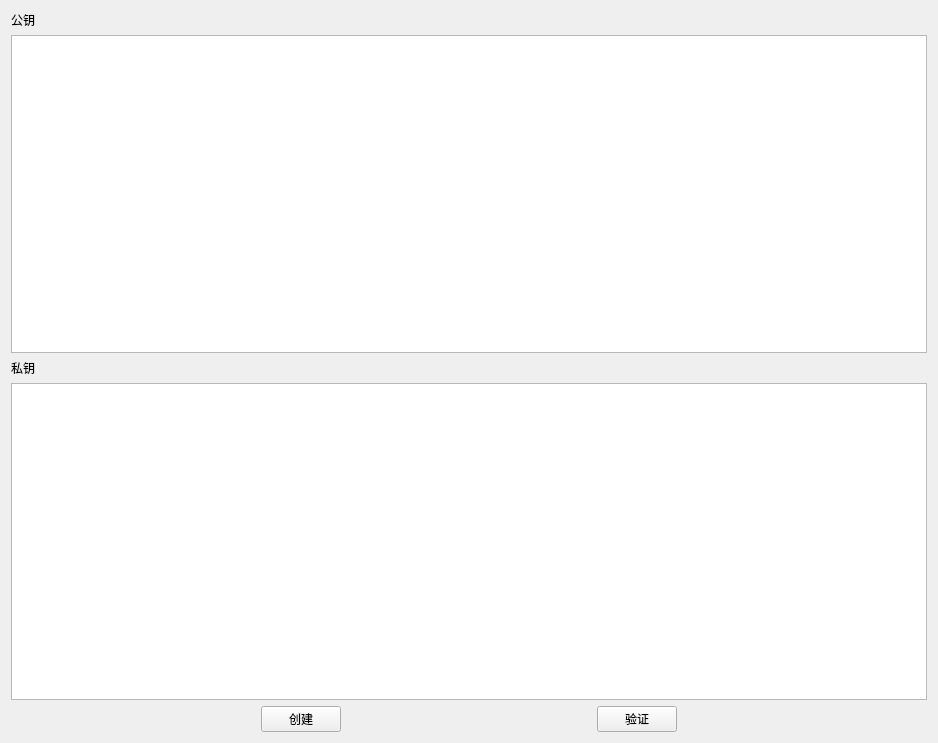
<?xml version="1.0" encoding="UTF-8"?>
<ui version="4.0">
 <class>WidgetRsaCreateSecretKey</class>
 <widget class="QWidget" name="WidgetRsaCreateSecretKey">
  <property name="geometry">
   <rect>
    <x>0</x>
    <y>0</y>
    <width>938</width>
    <height>743</height>
   </rect>
  </property>
  <property name="windowTitle">
   <string>Form</string>
  </property>
  <layout class="QVBoxLayout" name="verticalLayout_2">
   <item>
    <layout class="QVBoxLayout" name="verticalLayout">
     <item>
      <widget class="QLabel" name="label">
       <property name="text">
        <string>公钥</string>
       </property>
      </widget>
     </item>
     <item>
      <widget class="QTextEdit" name="textEdit"/>
     </item>
    </layout>
   </item>
   <item>
    <layout class="QVBoxLayout" name="verticalLayout_3">
     <item>
      <widget class="QLabel" name="label_3">
       <property name="text">
        <string>私钥</string>
       </property>
      </widget>
     </item>
     <item>
      <widget class="QTextEdit" name="textEdit_3"/>
     </item>
    </layout>
   </item>
   <item>
    <layout class="QHBoxLayout" name="horizontalLayout">
     <item>
      <spacer name="horizontalSpacer">
       <property name="orientation">
        <enum>Qt::Horizontal</enum>
       </property>
       <property name="sizeHint" stdset="0">
        <size>
         <width>40</width>
         <height>20</height>
        </size>
       </property>
      </spacer>
     </item>
     <item>
      <widget class="QPushButton" name="pushButton_3">
       <property name="text">
        <string>创建</string>
       </property>
      </widget>
     </item>
     <item>
      <spacer name="horizontalSpacer_2">
       <property name="orientation">
        <enum>Qt::Horizontal</enum>
       </property>
       <property name="sizeHint" stdset="0">
        <size>
         <width>40</width>
         <height>20</height>
        </size>
       </property>
      </spacer>
     </item>
     <item>
      <widget class="QPushButton" name="pushButton_4">
       <property name="text">
        <string>验证</string>
       </property>
      </widget>
     </item>
     <item>
      <spacer name="horizontalSpacer_3">
       <property name="orientation">
        <enum>Qt::Horizontal</enum>
       </property>
       <property name="sizeHint" stdset="0">
        <size>
         <width>40</width>
         <height>20</height>
        </size>
       </property>
      </spacer>
     </item>
    </layout>
   </item>
  </layout>
 </widget>
 <resources/>
 <connections/>
</ui>
